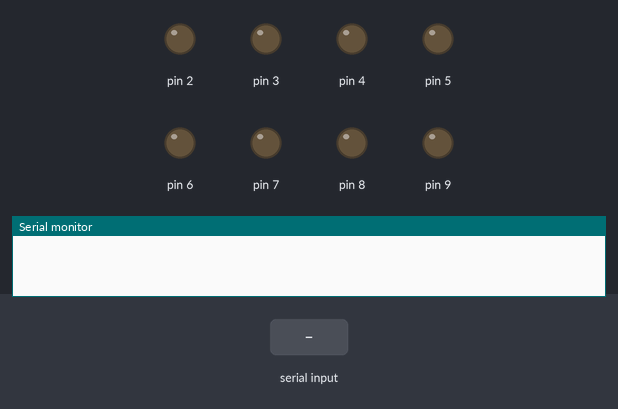
A sketch run on a simulated Arduino Uno, built with avr-gcc and run on an emulated ATmega328P. On the bench: output pins drawn as LEDs (lit = HIGH), the last lines printed to the serial monitor. Inputs (shaded band) come from the test bench.

Above: at 1.2 s.
1.3 s: "0.05\n" received over Serial
At 2.5 s:
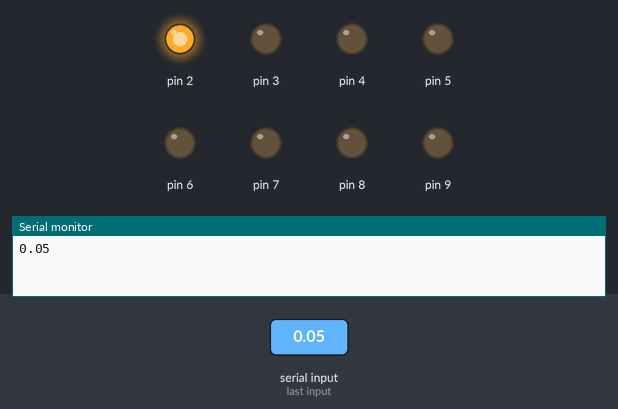
2.8 s: "0.1\n" received over Serial
At 3.7 s:
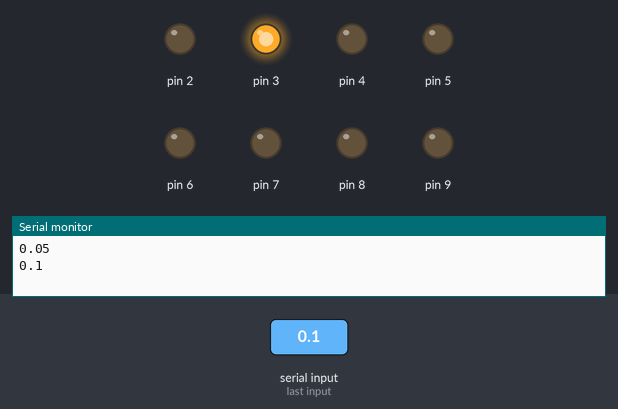
4.3 s: "0.10\n" received over Serial
At 4.8 s:
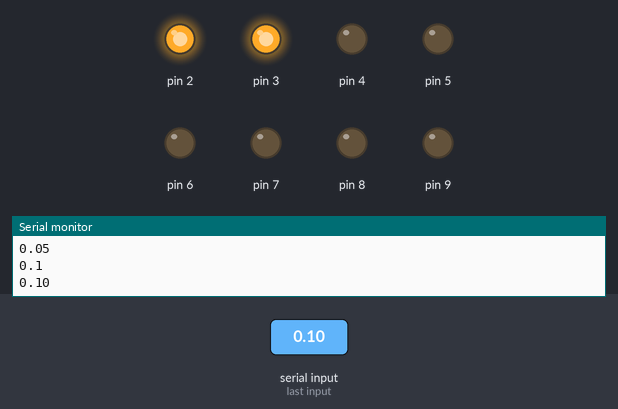
5.8 s: "0.25\n" received over Serial
At 7.0 s:
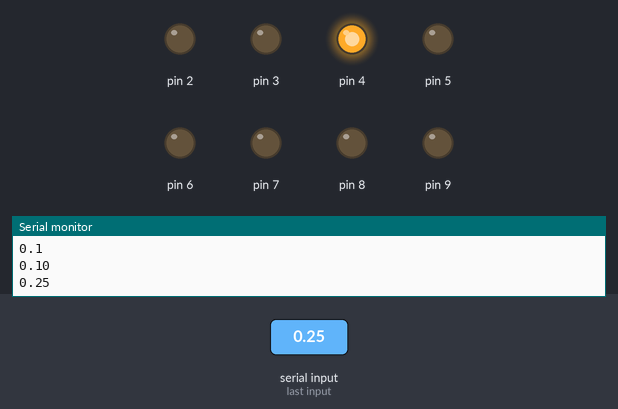
7.3 s: "0.5\n" received over Serial
At 8.2 s:
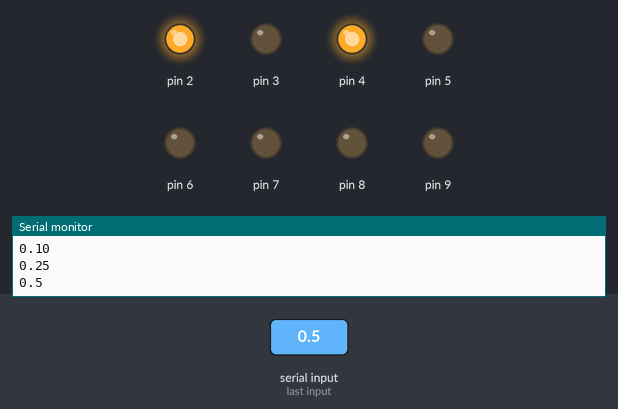
8.8 s: "0.50\n" received over Serial
At 9.5 s:
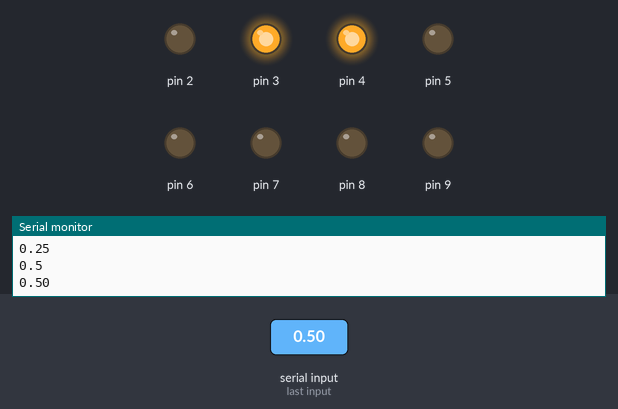
Timing chart, 0 to 11.3 s (numbered marks = the images above; inputs shaded):
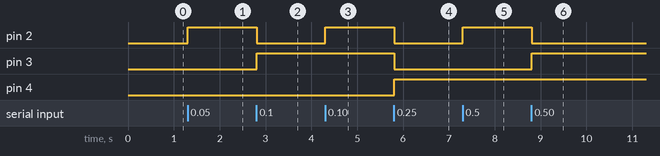

Measured:
- after the input at 1.3 s, pin 2: LOW → HIGH at once
- after the input at 2.8 s, pin 2: HIGH → LOW at once; pin 3: LOW → HIGH at once
- after the input at 4.3 s, pin 2: LOW → HIGH at once
- after the input at 5.8 s, pin 2, pin 3: HIGH → LOW at once; pin 4: LOW → HIGH at once
- after the input at 7.3 s, pin 2: LOW → HIGH at once
- after the input at 8.8 s, pin 2: HIGH → LOW at once; pin 3: LOW → HIGH at once

The sketch:

7_segment_ras1.ino
```cpp
int contadorUnidades = 0;
String valor;
int contadorDezenas = 0;
int contadorMoedas = 0;
int contadorAvaliador;

const int digitos[11]={  //MATRIZ DE BYTES
0b0000, 0b0001, 0b0010, 0b0011,
0b0100, 0b0101, 0b0110, 0b0111,
0b1000, 0b1001, 0b1111};

void digito1(const int c){
  int pino; // GUARDA VALOR DO PINO (6 7 8 9)
  int b;
  for(pino = 6, b = 0; pino <= 9; pino++,b++){
    digitalWrite(pino, bitRead(digitos[c], b));
  }
}

void digito2(const int c){
  int pino; // GUARDA VALOR DO PINO (2 3 4 5)
  int b;
  for(pino = 2, b = 0; pino <= 5; pino++, b++){
    digitalWrite(pino, bitRead(digitos[c], b));
  }
}

void setup(){
  pinMode(2, OUTPUT);
  pinMode(3, OUTPUT);
  pinMode(4, OUTPUT);
  pinMode(5, OUTPUT);
  pinMode(6, OUTPUT);
  pinMode(7, OUTPUT);
  pinMode(8, OUTPUT);
  pinMode(9, OUTPUT);
  Serial.begin(9600);
  Serial.setTimeout(50);
}

void loop(){
if(Serial.available() > 0){
    valor = Serial.readStringUntil('\n');
    if(valor == "0.05"){
      contadorMoedas++;
      Serial.println(valor);
  	}

    if(valor == "0.1" || valor == "0.10"){
      contadorMoedas++;
      Serial.println(valor);
  	}

    if(valor == "0.25"){
      contadorMoedas++;
      Serial.println(valor);
  	}

    if(valor == "0.5" || valor == "0.50"){
      contadorMoedas++;
      Serial.println(valor);
  	}

    if(valor == "1"){
      contadorMoedas++;
      Serial.println(valor);
  	}

    if(contadorMoedas>contadorAvaliador){
	  contadorUnidades++;
      digito2(contadorUnidades);
      if(contadorUnidades==10){
        contadorUnidades = 0;
        digito2(contadorUnidades);
        contadorDezenas++;
      }

	if(contadorDezenas>9){
        contadorDezenas = 0;
        contadorUnidades = 0;
        contadorMoedas = 0;
      	Serial.println("99");
      }

    }
  	digito1(contadorDezenas);
    contadorAvaliador=contadorMoedas;
  }
 delay(10);

}
```
